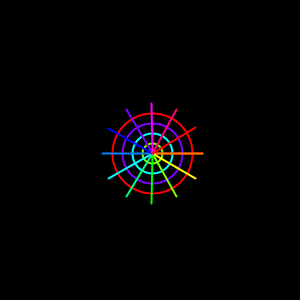
Frame 1 (no input)
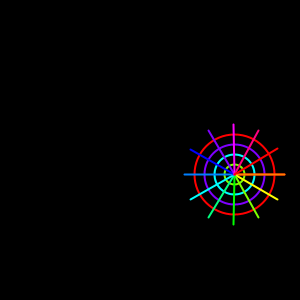
Frame 60 (the mouse pressed at the canvas centre just before this capture)
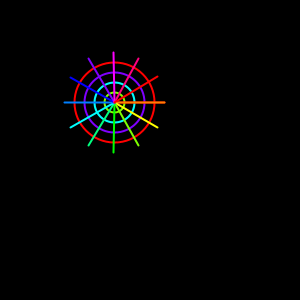
Frame 120 (the mouse held since frame 60 and released just before this capture)

The Processing sketch that drew these frames (run headless with seeded random() and noise(); from frame 60 on, the mouse is pressed at the canvas centre):

// Processing sketch: Spiderweb_animation
// ── Spiderweb_animation.pde
float speedX = 2, speedY = 3;
float x=150, y=150, R = 50;

void setup() {
  size(300,300);
  stroke(255); strokeWeight(2); noFill();
  colorMode(HSB,360,100,100);
}  

void draw(){
  
  background(0);
  // move spider-web
  x += speedX;
  y += speedY;
  translate(x,y);
  
  // bounce spider-web
  if(x > width-R || x < R ) speedX = -speedX;
  if(y > height-R || y < R)  speedY = -speedY;

  // draw spider-web
  // REQ1: use loops here to draw many concentric circles. 
  for(R=40; R>0;R-=10){
    stroke(map(R,40,0,360,0),100,100);
    ellipse(0,0,2*R,2*R);
  }
  R=50;
  
  // REQ2: use loops here to draw many lines. Differnt lines have differnt theta values. 
  float theta = 0;
  float x1 = R*cos(theta), y1 = R*sin(theta);
  for(theta=0;theta<2*PI;theta+=radians(30)){
    stroke(map(theta,0,(2*PI),0,360),100,100);
    line(0,0,x1,y1);
    x1 = R*cos(theta); y1 = R*sin(theta);
  }
}
